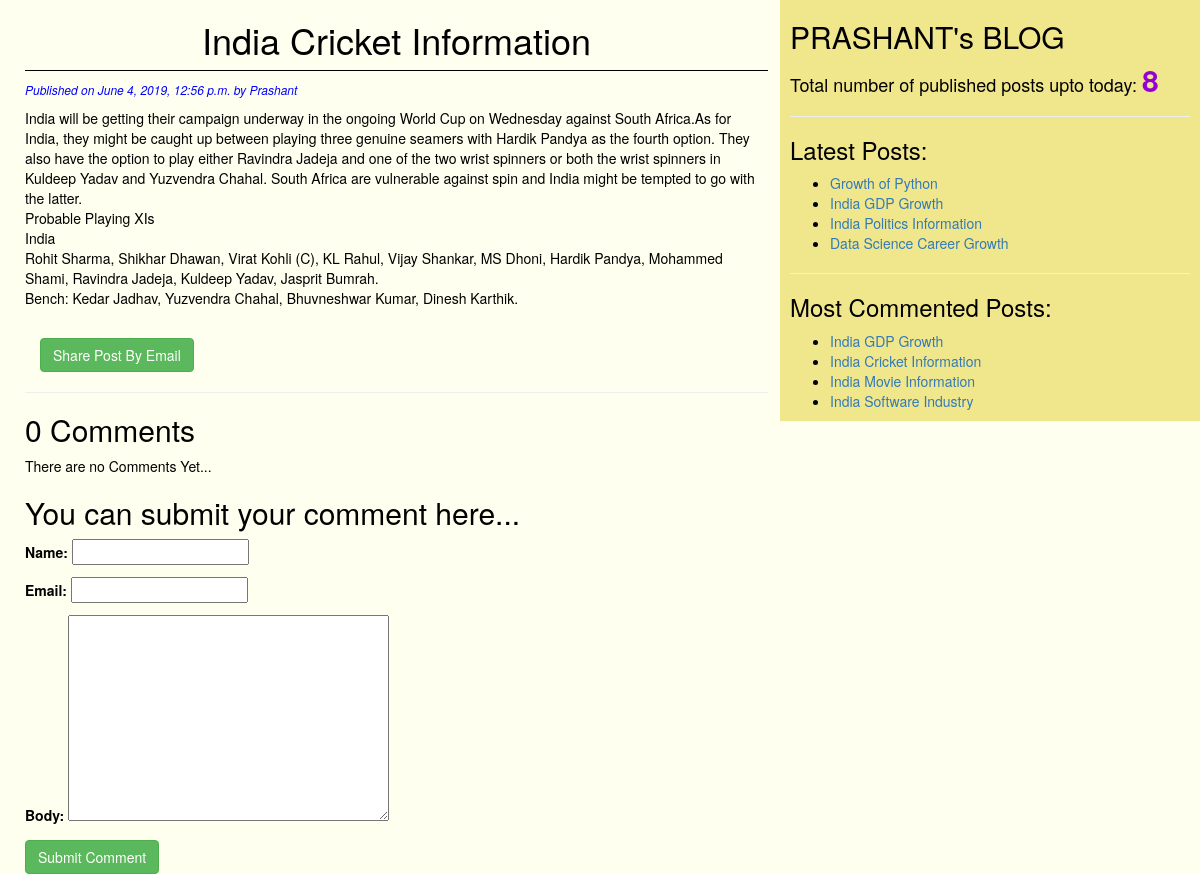
The app's page /2019/06/04/india-cricket-information/ with its own data.
### blog/models.py (models this page shows, shortened)
class Post(models.Model):
    STATUS_CHOICES=(('draft','Draft'),('published','Published'))
    title=models.CharField(max_length=256)
    slug=models.SlugField(max_length=264,unique_for_date='publish')
    author=models.ForeignKey(User,on_delete=models.CASCADE,default='DEFAULT VALUE',related_name='blog_posts')
    body=models.TextField()
    publish=models.DateTimeField(default=timezone.now)
    created=models.DateTimeField(auto_now_add=True)
    updated=models.DateTimeField(auto_now=True)
    status=models.CharField(max_length=10,choices=STATUS_CHOICES,default='draft')
    objects=CustomManager()
    tags=TaggableManager()
    class Meta:
        ordering=('-publish',)
    def get_absolute_url(self):
        return reverse('post_detail',args=[self.publish.year,self.publish.strftime('%m'),
        self.publish.strftime('%d'),self.slug])

### blog/views.py (the view)
# urls.py: url(r'^(?P<year>\d{4})/(?P<month>\d{2})/(?P<day>\d{2})/(?P<post>[-\w]+)/$',views.post_detail_view,name='post_detail'),
def post_detail_view(request,year,month,day,post):
    post=get_object_or_404(Post,slug=post,status='published',publish__year=year,publish__month=month,publish__day=day)
    comments=post.comments.filter(active=True)
    csubmit=False
    if request.method=='POST':
        form=CommentForm(request.POST)
        if form.is_valid():
            new_comment=form.save(commit=False)
            new_comment.post=post
            new_comment.save()
            csubmit=True
    else:
        form=CommentForm()
    return render(request,'blog/post_detail.html',{'post':post,'form':form,'csubmit':csubmit,'comments':comments})

### blog/forms.py
class CommentForm(forms.ModelForm):
    class Meta:
        model=Comment
        fields=('name','email','body')

### blog/models.py (called while the page is built)
    def get_queryset(self):
        return super().get_queryset().filter(status='published')

### blog/templatetags/blog_tags.py (called while the page is built)
@register.simple_tag
def total_posts():
    return Post.objects.count()

@register.inclusion_tag('blog/latest_posts123.html')
def show_latest_posts():
    latest_posts=Post.objects.order_by('-publish')[:4]
    return {'latest_posts':latest_posts}

@register.simple_tag
def get_most_commented_posts():
    return Post.objects.annotate(total_comments=Count('comments')).order_by('-total_comments')[:4]

### templates/blog/post_detail.html (shortened to what this page needs)
{%extends 'blog/base.html' %}
  {%block content%}
    <h1>{{post.title}}</h1>
    <p id="date"> Published on {{post.publish}} by {{post.author|title}}</p>
    {{post.body|linebreaks}}
    <br>
    <div class="container">
      <a href="/{{post.id}}/share" class="btn btn-md btn-success">Share Post By Email</a>
    </div>
    <hr>
    {% with comments.count as comments_count%}
      <h2>{{comments_count}} Comment{{comments_count|pluralize}}</h2>
    {%endwith%}
    {%if comments%}
      {%for comment in comments%}
        <p id='ch'>Comment {{forloop.counter}} by {{comment.name}} on {{comment.created}}</p>
        <div class="cb">{{comment.body|linebreaks}}</div>
      {%endfor%}
      <hr>
    {%else%}
      <p>There are no Comments Yet...</p>
    {%endif%}
    {%if csubmit%}
      <h2>Your Comment Added Successfully</h2>
    {%else%}
    <h2>You can submit your comment here...</h2>
      <form method="post">
        {{form.as_p}}
        <input type="submit" name="" class="btn btn-success btn-md" value="Submit Comment">
      </form>
    {%endif%}
  {%endblock%}

### templates/blog/base.html (shortened to what this page needs)
<!DOCTYPE html>
{%load blog_tags%}
{%load staticfiles%}
<html lang="en" dir="ltr">
  <head>
    <link rel="stylesheet" href="https://maxcdn.bootstrapcdn.com/bootstrap/3.3.7/css/bootstrap.min.css"
>
    <link rel="stylesheet" href="{%static "css/blog1.css" %}">
  </head>
  <body>
    <div class="content">
      {%block content%}{%endblock%}
    </div>
    <div class="sidebar">
      <h2>PRASHANT's BLOG</h2>
      <h4><p>Total number of published posts upto today: <span id='pcount'>{% total_posts %}</span></p></h4>
      <hr>
      <h3>Latest Posts:</h3>{% show_latest_posts %}
      <hr>
      <h3>Most Commented Posts:</h3>{% get_most_commented_posts as most_commented_posts %}
      <ul>
        {%for post in most_commented_posts%}
        <li><a href="{{post.get_absolute_url}}">{{post.title}}</a></li>
        {%endfor%}
      </ul>
    </div>
  </body>
</html>

### templates/blog/latest_posts123.html
<ul>
  {%for post in latest_posts%}
  <li><a href="{{post.get_absolute_url}}">{{post.title}}</a></li>
  {%endfor%}
</ul>

### static/css/blog1.css (style rules this page uses)
.content { width: 64%; float: left; padding: 0 0 0 25px; background: Ivory; height: 100% }
.sidebar { width: 35%; float: right; padding: 0 10px 0 10px; background: Khaki; height: 100% }
h1 { text-align: center; border-bottom: 1px solid; padding-bottom: 10px; }
body { color: black; background: Ivory; }
#date { color: blue; font-size: 12px; font-style: italic; }
input[type='text'] { color: black; }
#pcount { font-size: 30px; color: DarkViolet; font-weight: bold; }

### records on screen
Post: title "India Cricket Information", publish "June 4, 2019, 12:56 p.m.", author "Prashant", body "India will be getting their campaign underway in the ongoing World Cup on Wednesday against South Africa.As for India, they might be caught up between playing three genuine seamers with Hardik Pandya as the fourth option. They also have the option to play either Ravindra Jadeja and one of the two wrist spinners or both the wrist spinners in Kuldeep Yadav and Yuzvendra Chahal. South Africa are vulnerable against spin and India might be tempted to go with the latter. Probable Playing XIs India Rohit Sharma, Shikhar Dhawan, Virat Kohli (C), KL Rahul, Vijay Shankar, MS Dhoni, Hardik Pandya, Mohammed Shami, Ravindra Jadeja, Kuldeep Yadav, Jasprit Bumrah. Bench: Kedar Jadhav, Yuzvendra Chahal,…"
Post: title "Growth of Python"
Post: title "India GDP Growth"
Post: title "India Politics Information"
Post: title "Data Science Career Growth"
Post: title "India Movie Information"
Post: title "India Software Industry"

### other values on screen
{{ comments_count }} "0"
